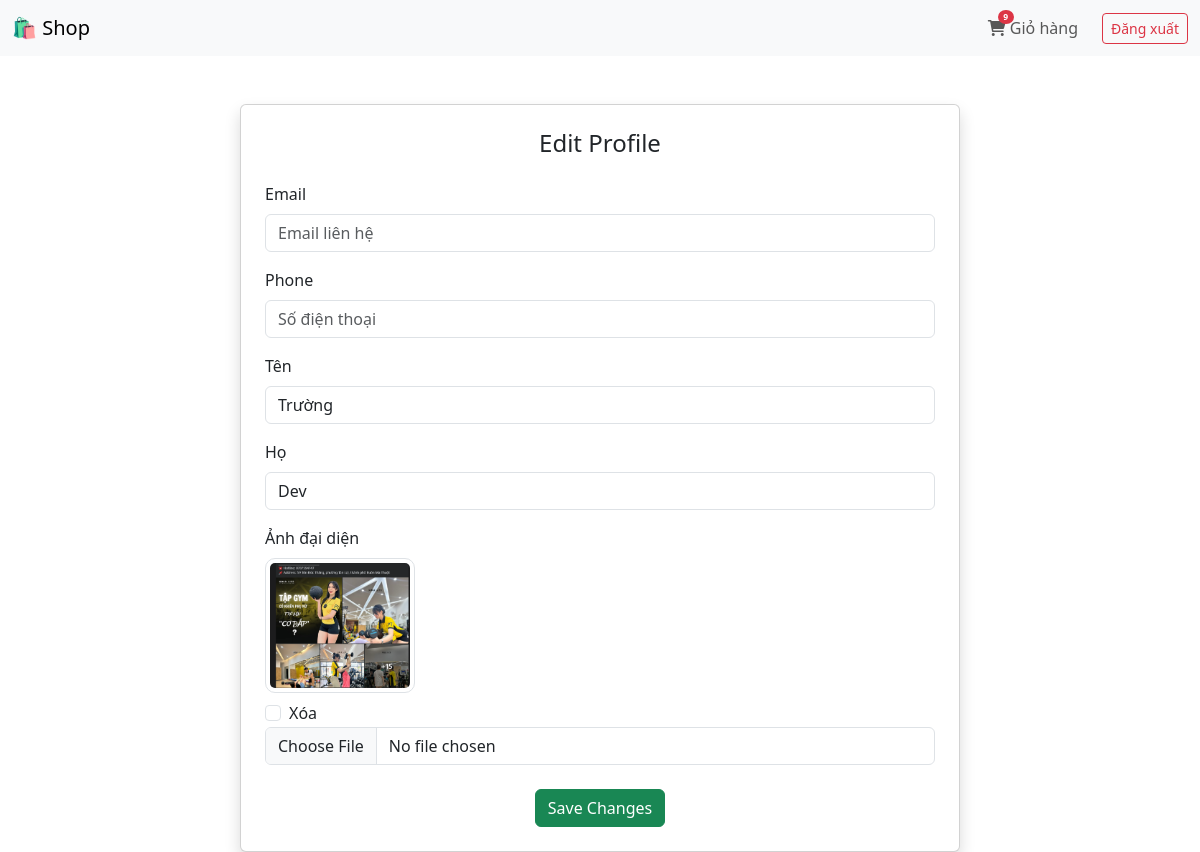
The page /vi/edit_profile/ (signed in) on the database as committed earlier.
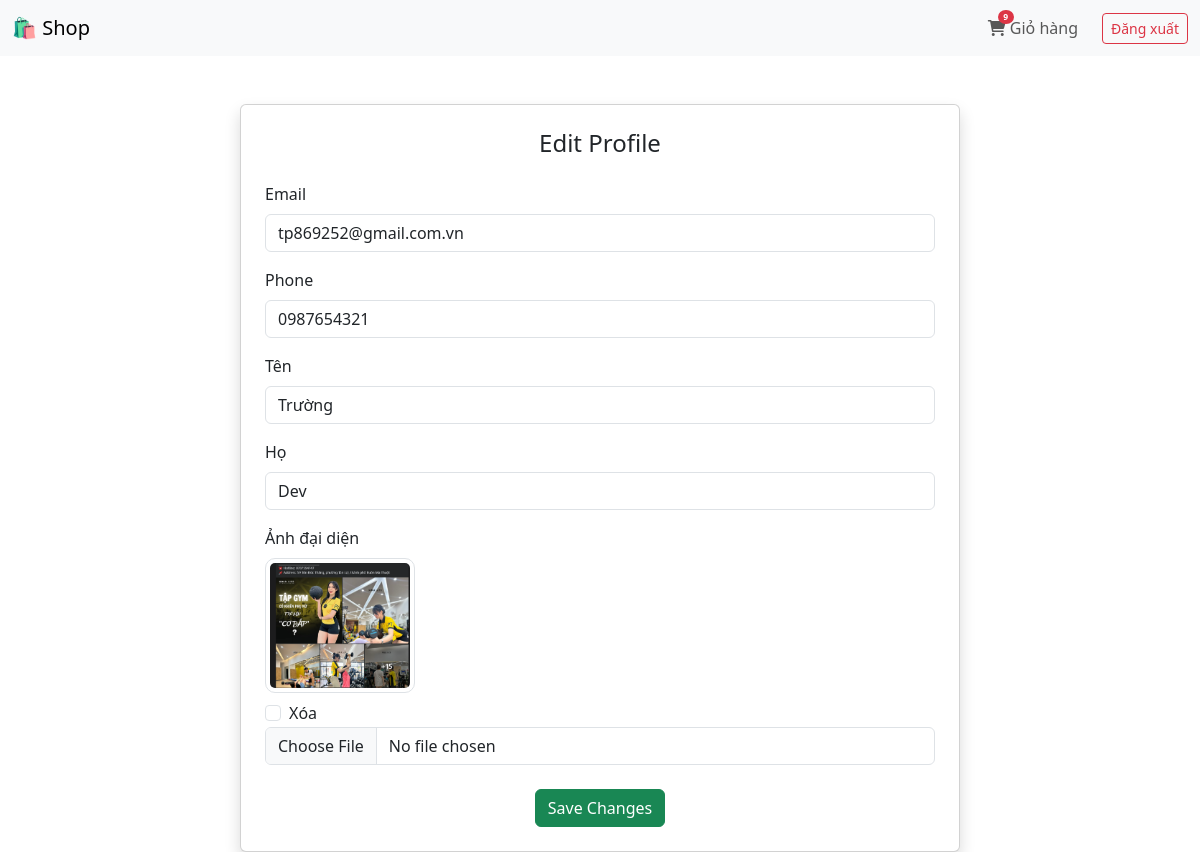
The same page on the database as committed later.
### fashion/models.py (models this page shows, shortened)
class UserProfile(models.Model):
    user = models.OneToOneField(User, on_delete=models.CASCADE)
    profile_picture = models.ImageField(upload_to=user_directory_path, default='users/default.jpg', blank=True, null=True)
    address = models.TextField(null=True, blank=True, verbose_name="Địa chỉ nhận hàng")
    contact_phone = models.CharField(max_length=20, null=True, blank=True, verbose_name="Số điện thoại liên hệ")
    contact_email = models.EmailField(null=True, blank=True, verbose_name="Email liên hệ")
    isVerified_email = models.BooleanField(default=False, verbose_name="Email đã xác thực")
    isVerified_phone = models.BooleanField(default=False, verbose_name="Số điện thoại đã xác thực")

### fashion/views.py (the view)
# urls.py: path('edit_profile/', views.edit_profile, name='edit_profile'),
@login_required
def edit_profile(request):
    user = request.user
    profile, created = UserProfile.objects.get_or_create(user=user)
    if request.method == 'POST':
        user_form = EditProfileForm(request.POST, instance=user)
        profile_form = UserProfileForm(request.POST, request.FILES, instance=profile)
        if user_form.is_valid() and profile_form.is_valid():
            user_form.save()
            profile_form.save()
            return redirect('user_profile')
    else:
        user_form = EditProfileForm(instance=user)
        profile_form = UserProfileForm(instance=profile)
    print("user_form errors:", user_form.errors)
    print("profile_form errors:", profile_form.errors)
    context = {
        'user_form': user_form,
        'profile_form': profile_form,
        'cart_item_count': _cart_items(request).count()
    }
    return render(request, 'store/edit_profile.html', context)

### fashion/forms.py
class EditProfileForm(forms.ModelForm):
    first_name = forms.CharField(max_length=30)
    last_name = forms.CharField(max_length=30)
    class Meta:
        model = User
        fields = ['first_name', 'last_name']

class UserProfileForm(forms.ModelForm):
    class Meta:
        model = UserProfile
        fields = ['profile_picture', 'contact_phone', 'contact_email']
        widgets = {
            'profile_picture': CustomClearableFileInput(attrs={'class': 'form-control'}),
            'contact_phone': forms.TextInput(attrs={'class': 'form-control', 'placeholder': 'Số điện thoại'}),
            'contact_email': forms.EmailInput(attrs={'class': 'form-control', 'placeholder': 'Email liên hệ'}),
        }
    def __init__(self, *args, **kwargs):
        super(UserProfileForm, self).__init__(*args, **kwargs)

### fashion/templatetags/form_tags.py (called while the page is built)
@register.filter(name='add_class')
def add_class(field, css_class):
    return field.as_widget(attrs={"class": css_class})

### fashion/templates/store/edit_profile.html (shortened to what this page needs)
{% extends 'store/base_profile.html' %}
{% load i18n %}
{% load form_tags %}
{% block content %}
<div class="container">
  <div class="row justify-content-center">
    <div class="col-lg-8">
      <div class="card shadow p-4">
        <h4 class="text-center mb-4">Edit Profile</h4>
        <form method="POST" enctype="multipart/form-data">
          <div class="mb-3">
            <label for="{{ profile_form.contact_email.id_for_label }}" class="form-label">Email</label>
            {{ profile_form.contact_email|add_class:"form-control" }}
          </div>
          <div class="mb-3">
            <label for="{{ profile_form.contact_phone.id_for_label }}" class="form-label">Phone</label>
            {{ profile_form.contact_phone|add_class:"form-control" }}
          </div>
          <div class="mb-3">
            <label
              for="{{ user_form.first_name.id_for_label }}"
              class="form-label"
              >{% trans "Tên" %}</label
            >
            {{ user_form.first_name|add_class:"form-control" }}
          </div>
          <div class="mb-3">
            <label
              for="{{ user_form.last_name.id_for_label }}"
              class="form-label"
              >{% trans "Họ" %}</label
            >
            {{ user_form.last_name|add_class:"form-control" }}
          </div>
          <div class="mb-4">
            <label
              for="{{ profile_form.profile_picture.id_for_label }}"
              class="form-label"
            >
              {% trans "Ảnh đại diện" %}
            </label>
            {% if profile_form.instance.profile_picture %}
            <div class="mb-2">
              <img
                src="{{ profile_form.instance.profile_picture.url }}"
                alt="{% trans 'Ảnh đại diện' %}"
                class="img-thumbnail"
                width="150"
                height="150"
                style="object-fit: cover; border-radius: 10px"
              />
            </div>
            {% endif %}
            {{ profile_form.profile_picture|add_class:"form-control" }}
          </div>
          <div class="text-center">
            <button type="submit" class="btn btn-success">Save Changes</button>
          </div>
        </form>
      </div>
    </div>
  </div>
</div>
{% endblock %}

Rows that differ between the two databases and show on the page:
changed UserProfile: contact_email (not shown) → "tp869252@gmail.com.vn"; contact_phone (not shown) → "0987654321"
